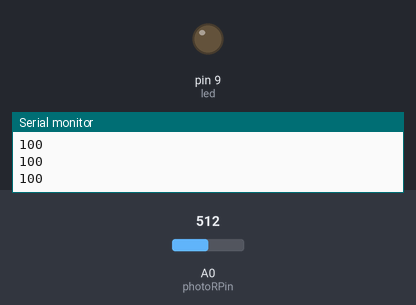
The sketch below on a simulated Arduino Uno, built with avr-gcc and run on an emulated ATmega328P. Shown: output pins drawn as LEDs (lit = HIGH), the last lines printed to the serial monitor. The inputs (shaded band) are chosen by the test bench; at power-on: A0 (photoRPin) = 512.

Above: at 1.2 s.
1.3 s: A0 (photoRPin) set to 273
2.8 s: A0 (photoRPin) set to 242
At 3.5 s:
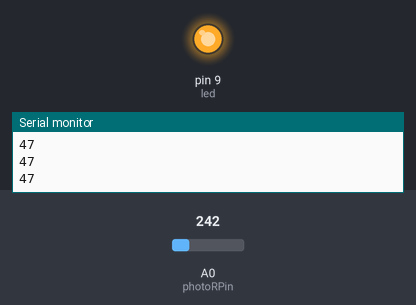
4.3 s: A0 (photoRPin) set to 306
At 4.9 s:
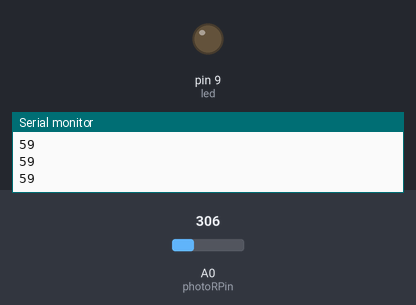
5.8 s: A0 (photoRPin) set to 122
At 6.2 s:
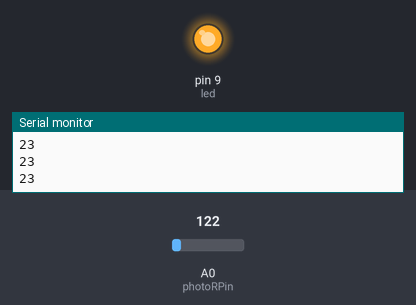
Timing chart, 0 to 8.3 s (numbered marks = the images above; inputs shaded):
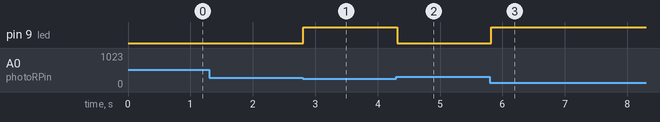

Measured:
- the behaviour switches between 256 and 255 on A0 (photoRPin) (found by bisection; images 0 and 1)
- after the input at 2.8 s, pin 9 (led): LOW → HIGH at once
- after the input at 4.3 s, pin 9 (led): HIGH → LOW at once
- after the input at 5.8 s, pin 9 (led): LOW → HIGH at once

The sketch:

photocell.ino
```cpp
int photoRPin = 0;
int minLight;
int maxLight;
int lightLevel;
int adjustedLightLevel;
const int led = 9;

void setup() {
 Serial.begin(9600);
  pinMode(led, OUTPUT);

 //Setup the starting light level limits
 lightLevel=analogRead(photoRPin);
 //minLight=lightLevel-20;
 maxLight=lightLevel;
}

void loop(){
 //auto-adjust the minimum and maximum limits in real time
 lightLevel=analogRead(photoRPin);
 if(minLight>lightLevel){
 minLight=lightLevel;
 }
 if(maxLight<lightLevel){
 maxLight=lightLevel;
 }

 //Adjust the light level to produce a result between 0 and 100.
 adjustedLightLevel = map(lightLevel, minLight, maxLight, 0, 100);

 //Send the adjusted Light level result to Serial port (processing)
 Serial.println(adjustedLightLevel);

 if(adjustedLightLevel < 50) { // the light turning on causes the values to fluxuate.
   digitalWrite(led, HIGH);
 } else {
   digitalWrite(led, LOW);
 }

 //slow down the transmission for effective Serial communication.
 delay(100);
}
```
